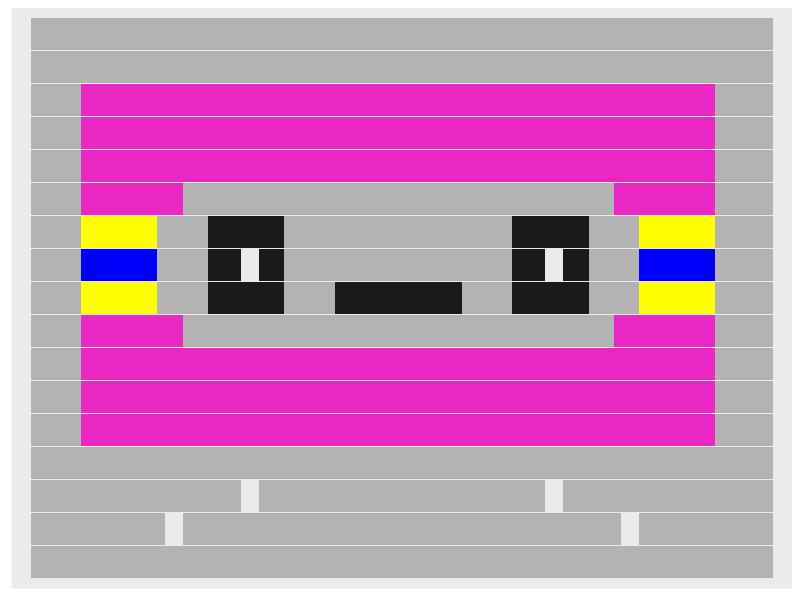

Reproduce this figure in R.
library(ggplot2)
library(dplyr)



a_green <- "#00FF00"
bg <- "#2F4F4F"
outline <- "#A9A9A9"
datachips_green <- "#36ff33"
datachips_green2 <- "#1e8449"
datachips_grey <- "#6D6D6F"
datachips_pink <- "#ea27c2"
lavender = "#bf80ff"
dark <- "#34495e"
datachips_yellow <- "#FFFF1A"
datachips_light <- "#e1f1ef"

#blank theme
pix_theme <- theme(panel.grid = element_blank(), 
                   #panel.background = element_rect(fill = dark),
                   #plot.background = element_rect(fill = dark),
                   axis.text = element_blank(), 
                   axis.ticks = element_blank(), 
                   axis.title = element_blank(),
                   #panel.grid.major = element_blank(),
                   #panel.grid.minor = element_blank(),
                   legend.position = "none",
                   plot.title = element_text(
                     family = "mono" ,
                     size = 52,
                     
                     hjust = 0.5,
                     vjust = -1,
                     face = "bold",
                     color = "white"
                   )
)

#populate data frame with coordinates
cassette_tape <- data.frame(x = rep(-16:16, each = 21), y = rep(-10:10, times = 33), 
                       c = 0)

x <- rep(-16:16, each = 21)
y <- rep(-10:10, times = 33)
c <- rep(0, 693)
cassette_tape <- data.frame(x, y, c)




cassette_tape$c[abs(x) %in% c(0:2)] <- c(0, 0, 1, 1, 1, 1, 2, 2, 2, 1, 3, 1, 1, 1, 2, 2, 2, 1, 1, 0, 0)
cassette_tape$c[abs(x) %in% c(3, 4, 8)] <- c(0, 0, 1, 1, 1, 1, 2, 2, 2, 1, 1, 1, 1, 1, 2, 2, 2, 1, 1, 0, 0)
cassette_tape$c[abs(x) %in% c(5,7)] <- c(0, 0, 1, 1, 1, 1, 2, 2, 2, 1, 3, 3, 3, 1, 2, 2, 2, 1, 1, 0, 0)
cassette_tape$c[abs(x) == 6] <- c(0, 0, 1, 1, 0, 1, 2, 2, 2, 1, 3, 0, 3, 1, 2, 2, 2, 1, 1, 0, 0)
cassette_tape$c[abs(x) == 9] <- c(0, 0, 1, 0, 1, 1, 2, 2, 2, 2, 1, 1, 1, 2, 2, 2, 2, 1, 1, 0, 0)
cassette_tape$c[abs(x) %in% 10:12] <- c(0, 0, 1, 1, 1, 1, 2, 2, 2, 2, 4, 5, 4, 2, 2, 2, 2, 1, 1, 0, 0)
cassette_tape$c[abs(x) %in% 13:14] <- c(0, 0, 1, 1, 1, 1, 1, 1, 1, 1, 1, 1, 1, 1, 1, 1, 1, 1, 1, 0, 0)

cassette_tape %>%
  ggplot(aes(x, y, fill = factor(c))) +
  geom_point(size = 12, shape = 22, color="transparent") +
  scale_fill_manual(values = c( "transparent", "grey70", datachips_pink, "grey10", "yellow", "blue")) +
  pix_theme +
  xlim(-14, 14) +
  ylim(-8, 8)
